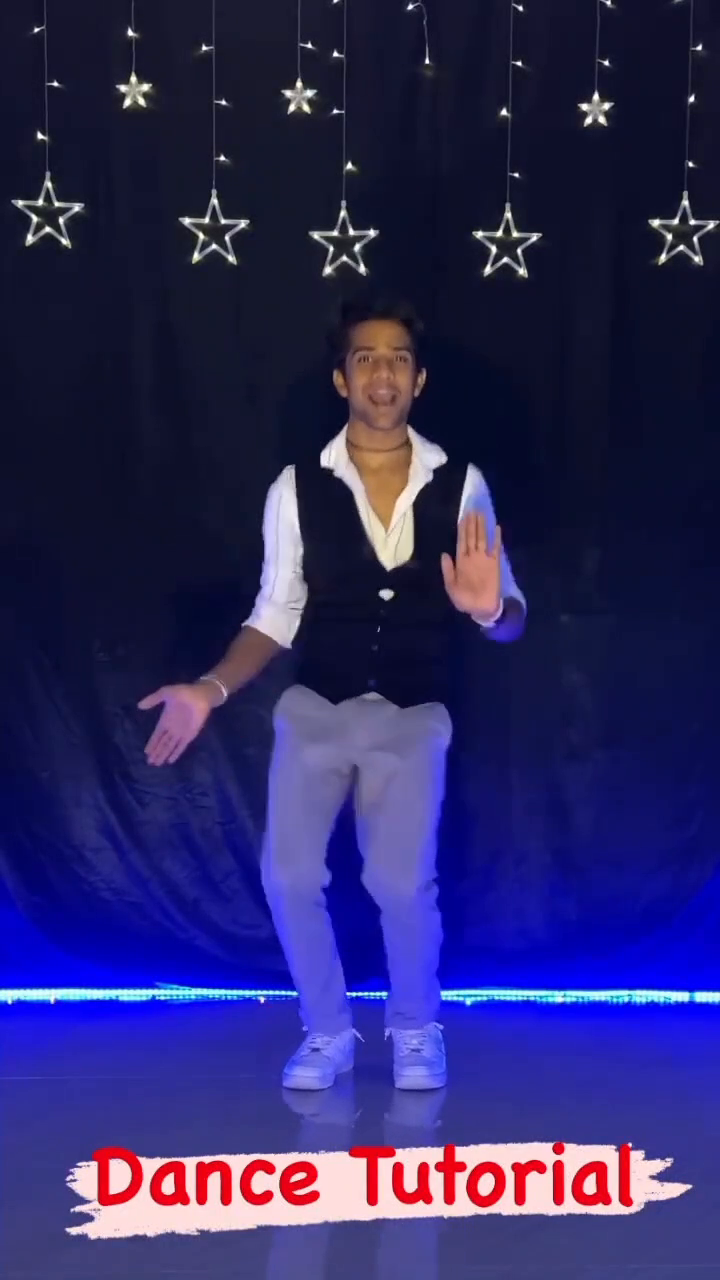
#> input picture frame 24 of tutor.mp4, 720 x 1280 px
$ python KeyframesIdentification.py
#> lines starting #> are read from the running program, lines starting #| are printed output that depends on the picture
import os
os.environ["OMP_NUM_THREADS"] = "1"


from sklearn.cluster import KMeans

import cv2
import numpy as np
from sklearn.cluster import KMeans

def extract_key_frames(video_path, output_folder, num_key_frames=10):
#> called with output_folder = 'keysframes', num_key_frames = 10
    cap = cv2.VideoCapture(video_path)
    if not cap.isOpened():
        print("Error: Could not open video file.")
        return

    frame_count = int(cap.get(cv2.CAP_PROP_FRAME_COUNT))
    frame_width = int(cap.get(cv2.CAP_PROP_FRAME_WIDTH))
    frame_height = int(cap.get(cv2.CAP_PROP_FRAME_HEIGHT))


    features = np.zeros((frame_count, frame_width * frame_height), dtype=np.float32)

    frame_idx = 0
    while True:
        ret, frame = cap.read()
#> frame is the input picture: shape (1280, 720, 3); mean B, G, R 98.1, 40, 44.2
        if not ret:
            break

        gray_frame = cv2.cvtColor(frame, cv2.COLOR_BGR2GRAY)
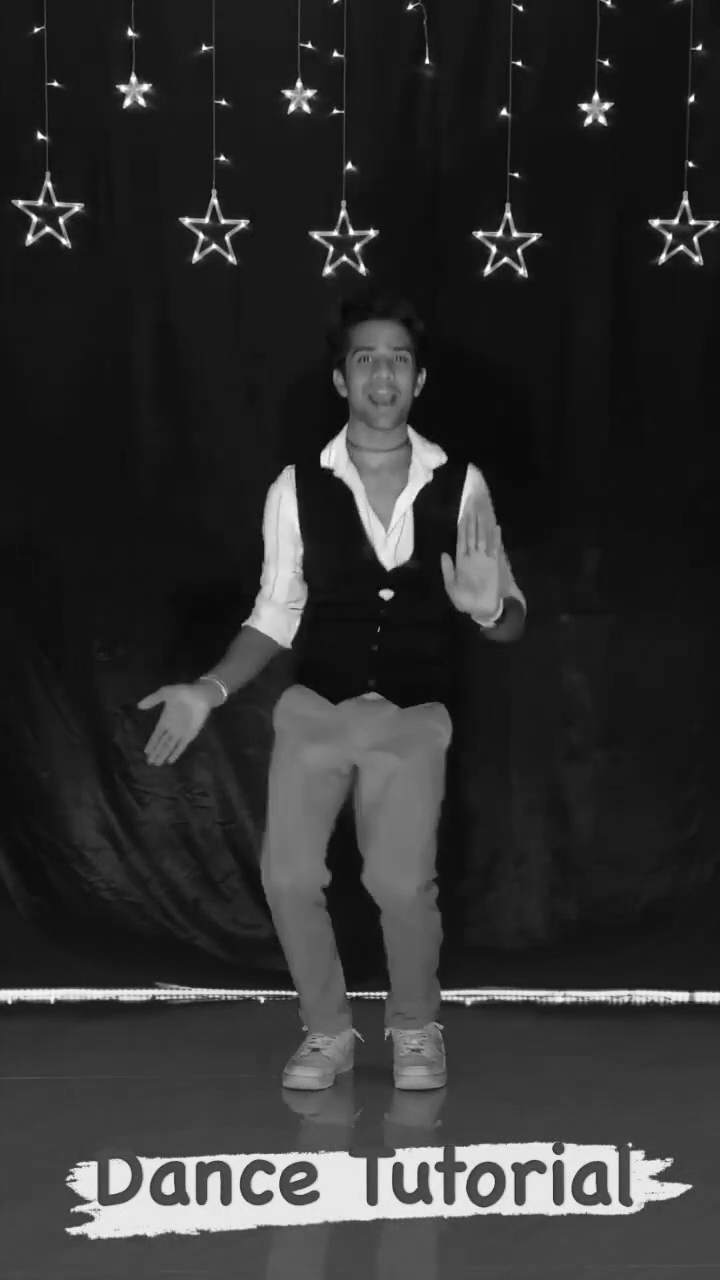
#> gray_frame: shape (1280, 720); min 2, max 255, mean 47.8
        features[frame_idx] = gray_frame.flatten()

        frame_idx += 1

    cap.release()


    kmeans = KMeans(n_clusters=num_key_frames, random_state=0)
    kmeans.fit(features)


    key_frame_indices = []
    for centroid in kmeans.cluster_centers_:

        distances = np.linalg.norm(features - centroid, axis=1)

        closest_idx = np.argmin(distances)
        key_frame_indices.append(closest_idx)


    cap = cv2.VideoCapture(video_path)
    for idx in key_frame_indices:
        cap.set(cv2.CAP_PROP_POS_FRAMES, float(idx))
        _, frame = cap.read()
        cv2.imwrite(f"{output_folder}/frame_{idx}.jpg", frame)
        print(f"Key frame {idx} extracted successfully.")

    cap.release()


video_path = "C:/Users/hp/Downloads/DanceApp/dance_videos/tutor.mp4"
output_folder = "keysframes"


extract_key_frames(video_path, output_folder)

$ run again, starting later in the video
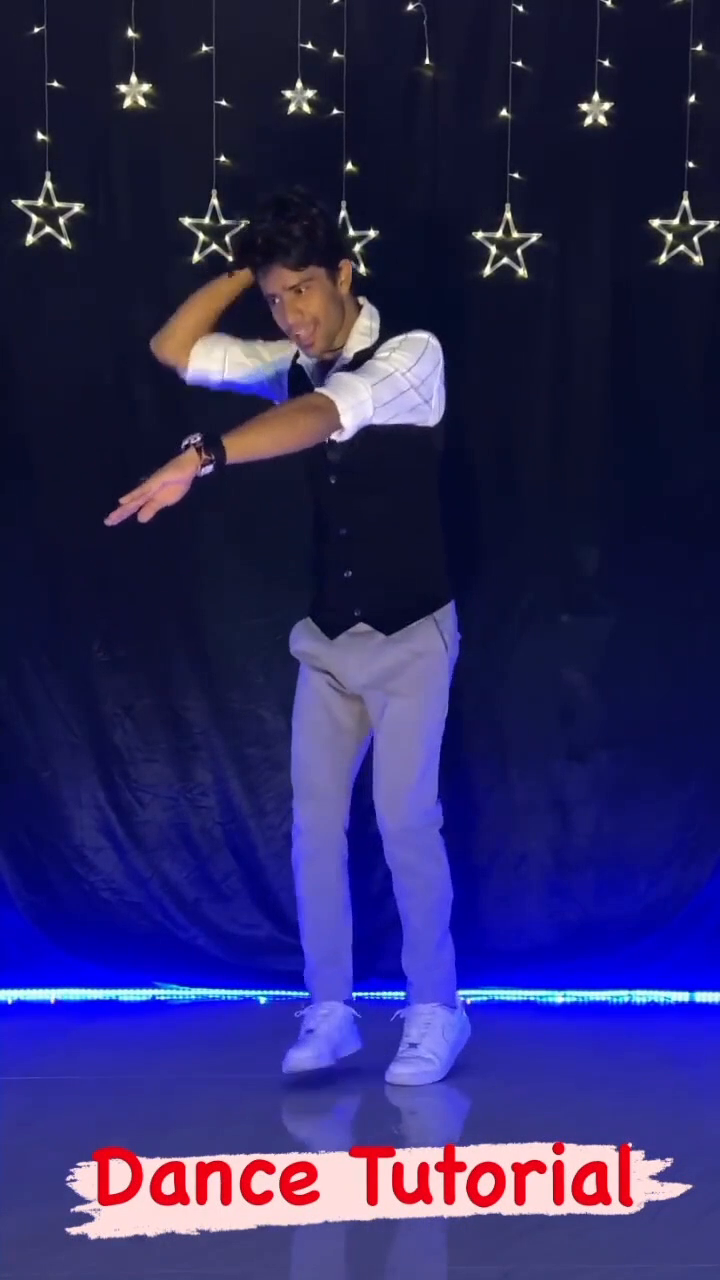
#> input picture frame 110 of tutor.mp4, 720 x 1280 px
#> in extract_key_frames, frame is the input picture: shape (1280, 720, 3); mean B, G, R 98.7, 40.9, 44.9
#> in extract_key_frames, `gray_frame = cv2.cvtColor(frame, cv2.COLOR_BGR2GRAY)`:
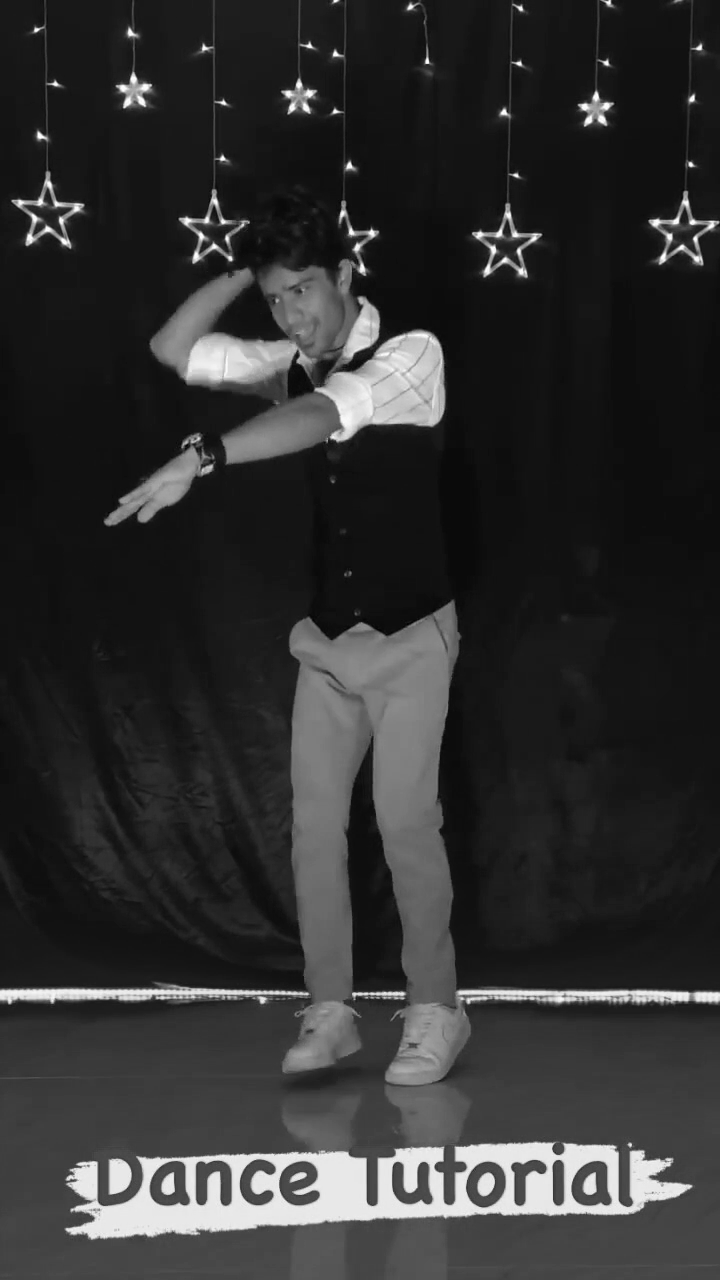
#> gray_frame: shape (1280, 720); min 3, max 255, mean 48.6

$ run again, starting later in the video
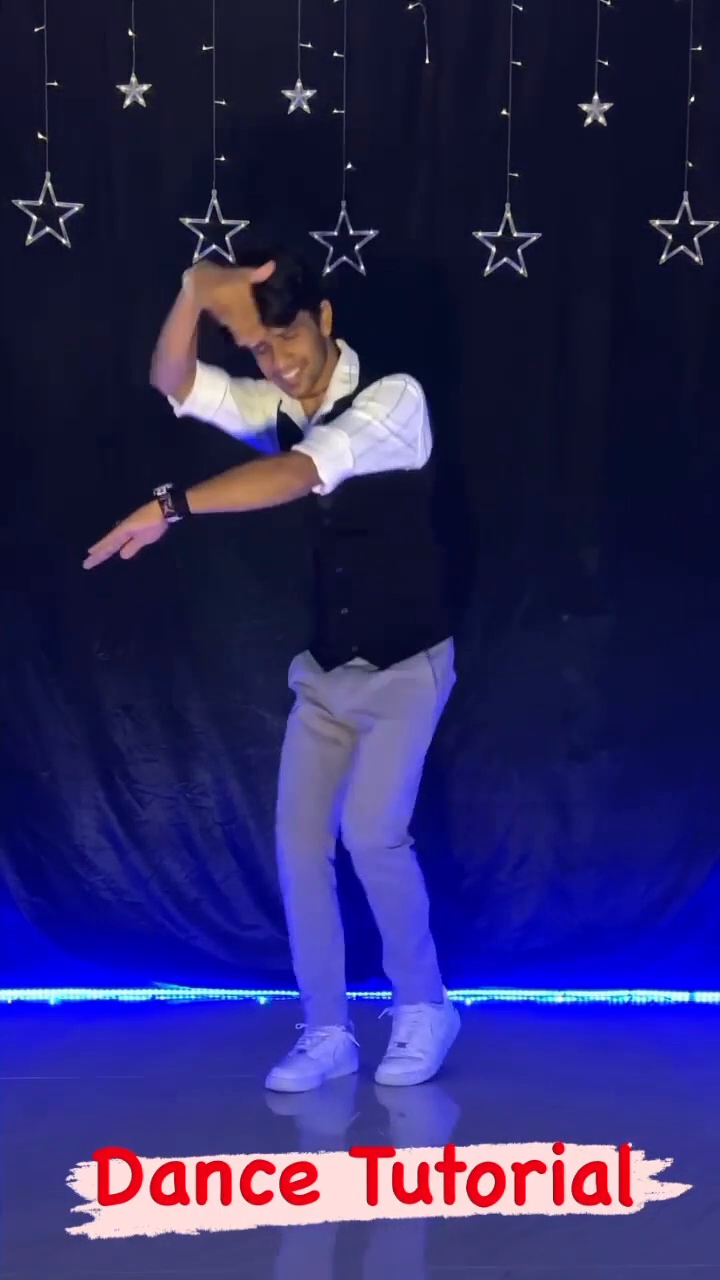
#> input picture frame 196 of tutor.mp4, 720 x 1280 px
#> in extract_key_frames, frame is the input picture: shape (1280, 720, 3); mean B, G, R 99, 39.9, 44
#> in extract_key_frames, `gray_frame = cv2.cvtColor(frame, cv2.COLOR_BGR2GRAY)`:
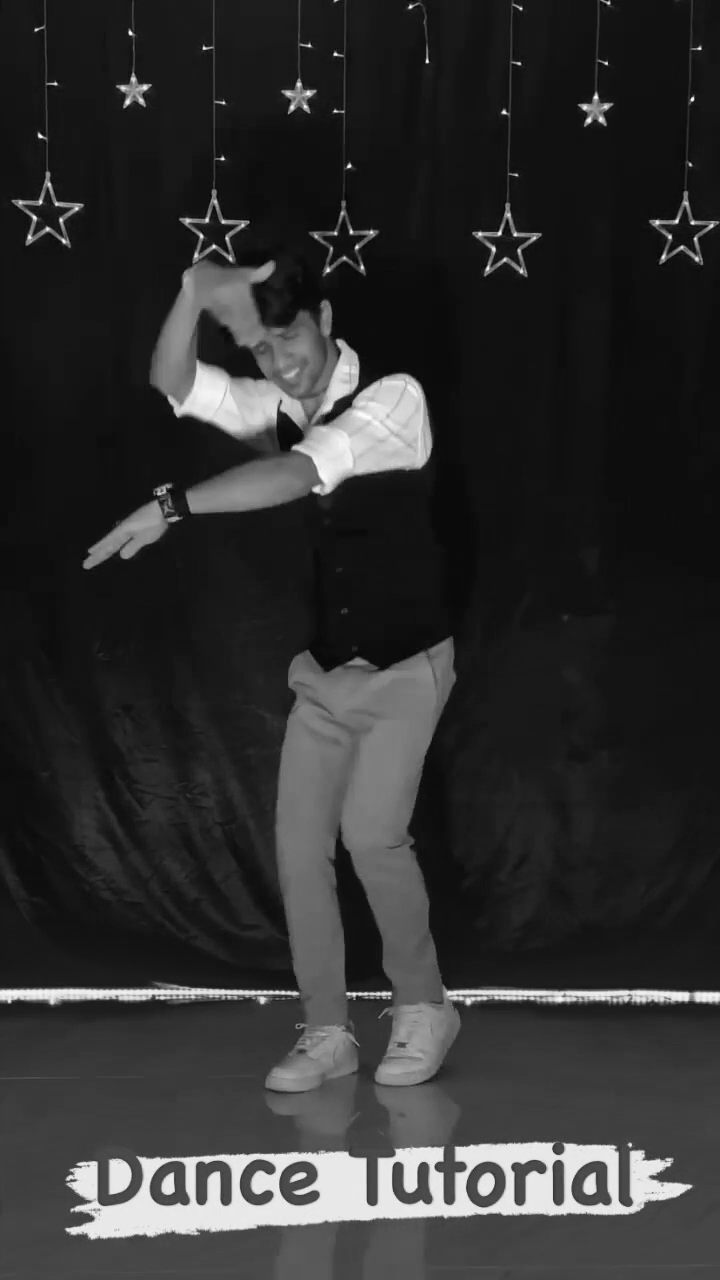
#> gray_frame: shape (1280, 720); min 1, max 255, mean 47.8
